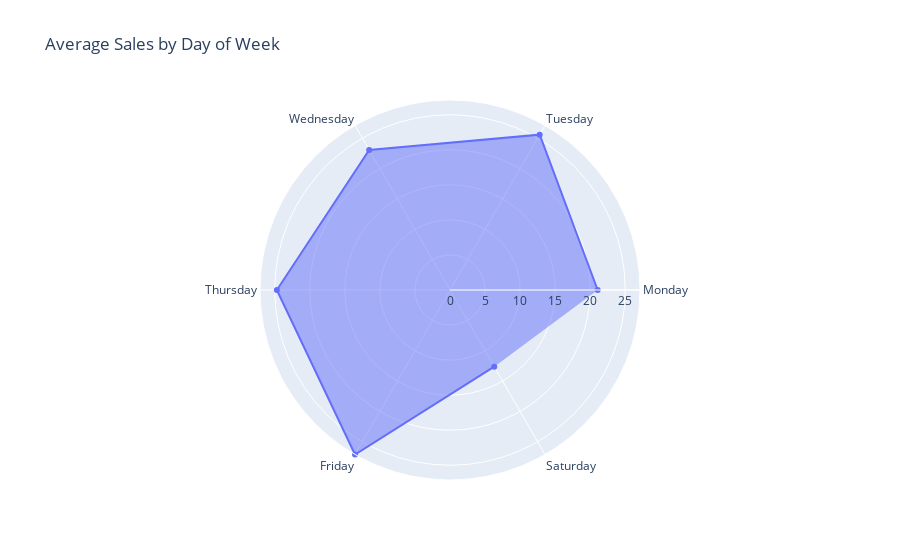

Here is the notebook cell this chart was saved with:
### Markdown cell above
### 2.Customer Purchase Patterns

### Code cell
def create_radar_chart(df):
  dow_sales = df.groupby('DayOfWeek')['TotalAmount'].mean()

  categories = ['Monday', 'Tuesday', 'Wednesday', 'Thursday', 'Friday', 'Saturday', 'Sunday']

  fig = go.Figure()

  fig.add_trace(go.Scatterpolar(
    r=dow_sales,
    theta=categories,
    fill='toself',
    name='Average Sales'
  ))

  fig.update_layout(
    polar=dict(
      radialaxis=dict(
        visible=True,
        range=[0, dow_sales.max()]
      )
    ),
    showlegend=False,
    title='Average Sales by Day of Week'
  )
  fig.show()

create_radar_chart(df)

### Figure 1 — Plotly figure (JSON) as saved in the notebook; plotly's stock layout.template omitted (floating-point values rounded to 4 significant figures)
{"data": [{"fill": "toself", "name": "Average Sales", "r": [21.07, 25.58, 23.06, 24.7, 27.1, 12.63], "theta": ["Monday", "Tuesday", "Wednesday", "Thursday", "Friday", "Saturday", "Sunday"], "type": "scatterpolar"}], "layout": {"polar": {"radialaxis": {"range": [0, 27.1], "visible": true}}, "showlegend": false, "title": {"text": "Average Sales by Day of Week"}}}
